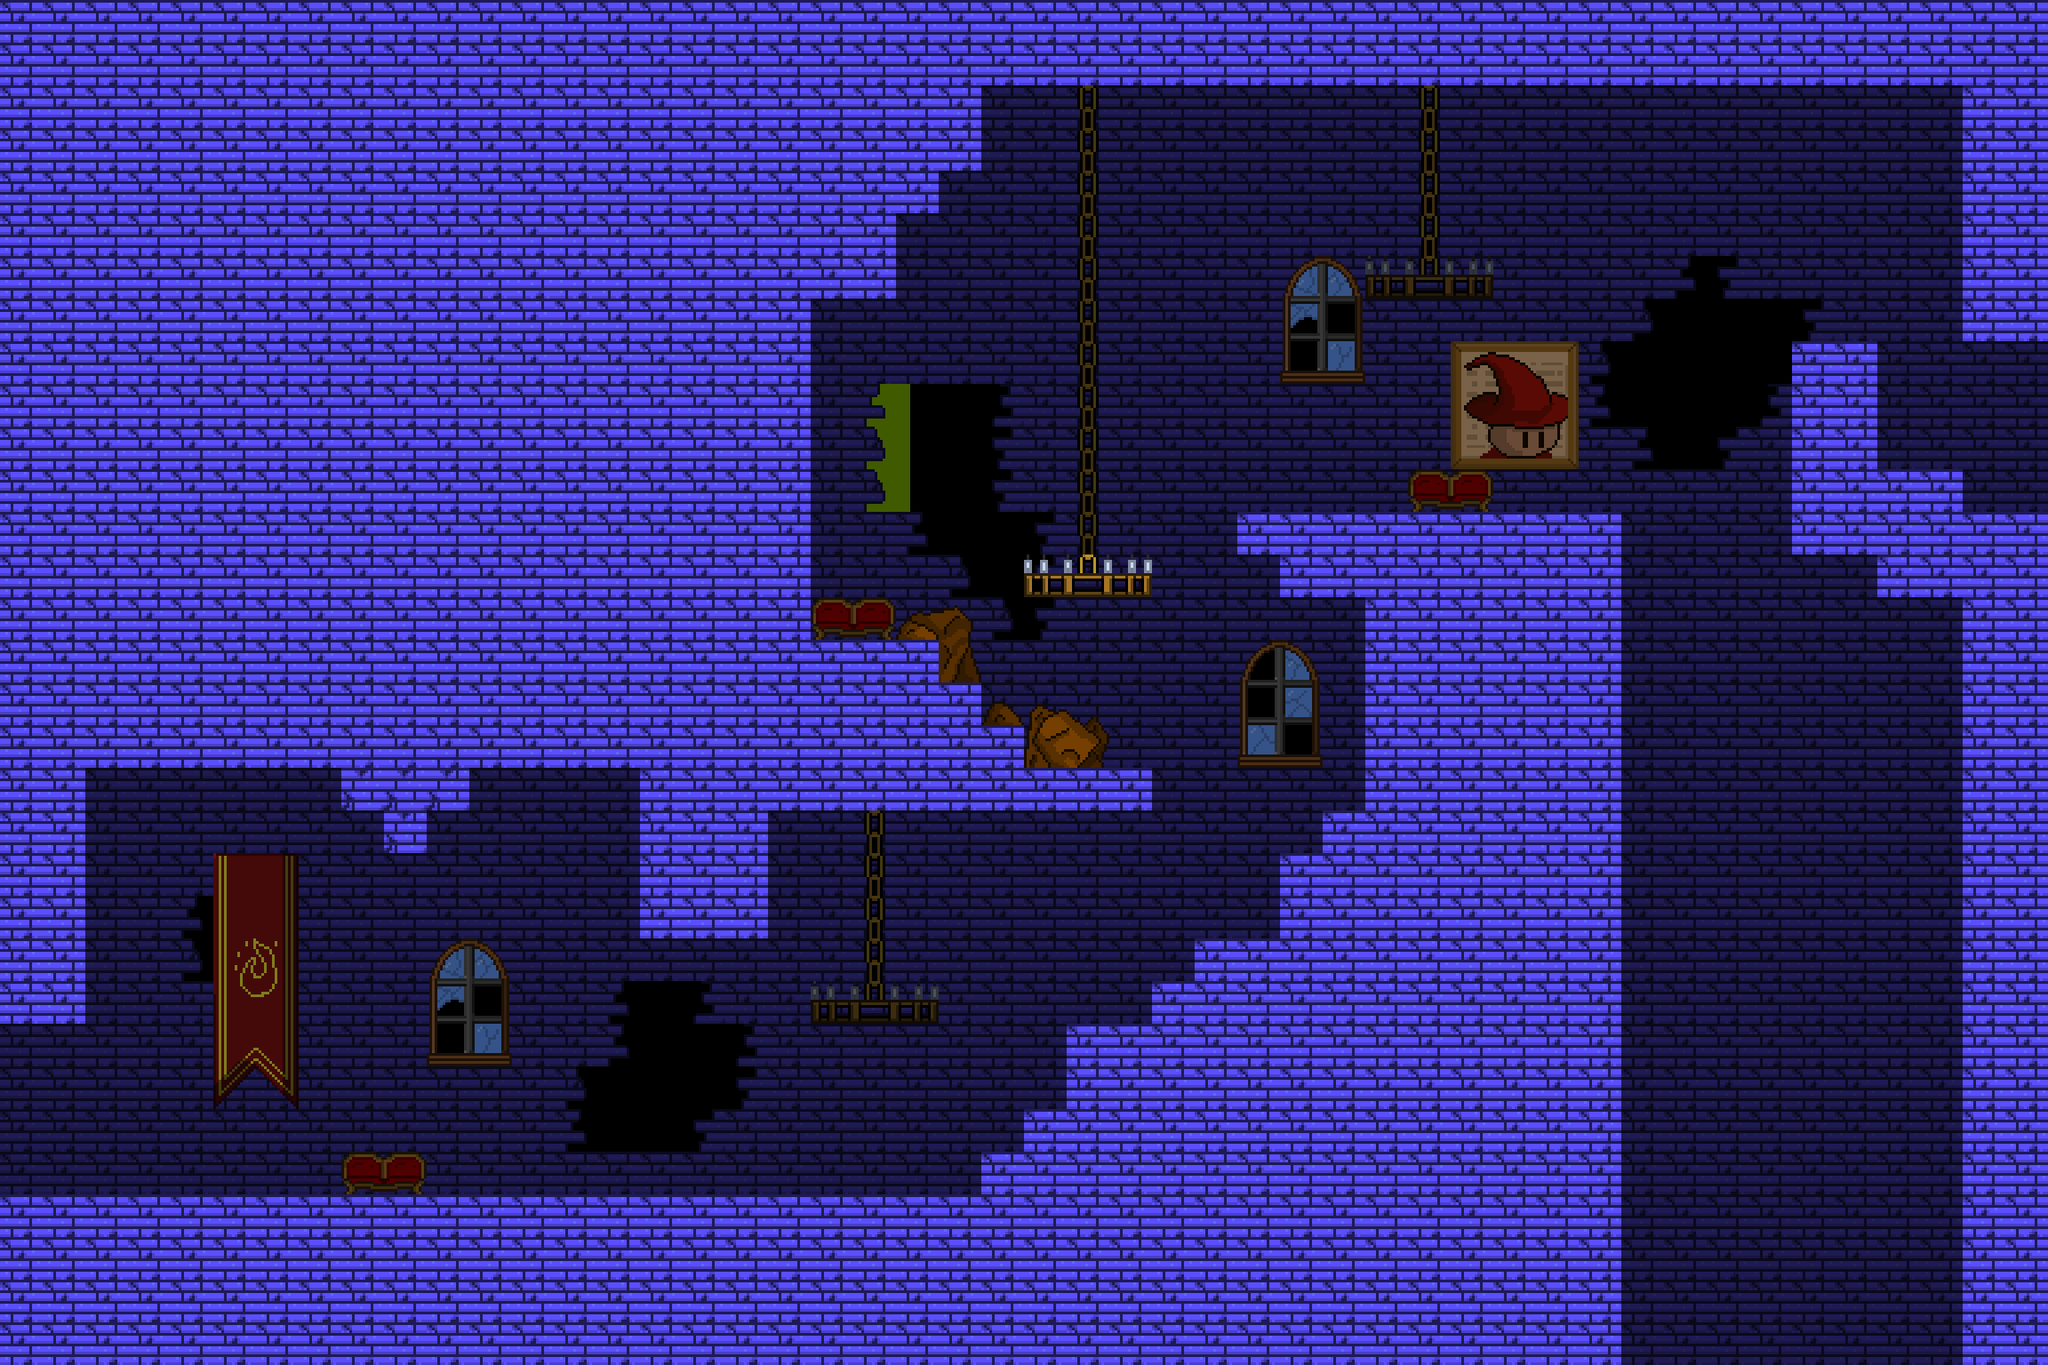

The image is a tile-based game level rendered from a .tmx file. Its description and source (layers, tilesets, objects; grid data summarised) follow:
An orthogonal 48x32 tile map with 48x48 px tiles, 2 tile layers (back_tiles, front), 3 image layers and 37 objects (3x SpawnPoint, 3x Portal, 2x TextBoxObject).

<map version="1.4" tiledversion="1.4.2" orientation="orthogonal" renderorder="right-down" width="48" height="32" tilewidth="48" tileheight="48" infinite="0" nextlayerid="17" nextobjectid="55">
 <properties>
  <property name="music" type="int" value="1" />
 </properties>
 <tileset firstgid="1" name="tileset01" tilewidth="48" tileheight="48" tilecount="176" columns="16">
  <image source="tilesets/tileset01.png" width="768" height="528" />
 </tileset>
 <imagelayer id="10" name="Image Layer 3">
  <image source="Backgrounds/ground_back.png" width="1024" height="576" />
  <properties>
   <property name="depth" type="int" value="3000" />
   <property name="parallax_x" type="float" value="1" />
   <property name="parallax_y" type="float" value="1" />
   <property name="repeat_y" type="bool" value="true" />
  </properties>
 </imagelayer>
 <imagelayer id="8" name="Image Layer 1">
  <image source="Backgrounds/ground_far.png" width="1024" height="576" />
  <properties>
   <property name="depth" type="int" value="2900" />
   <property name="parallax_x" type="float" value="0.8" />
   <property name="parallax_y" type="float" value="0.8" />
   <property name="repeat_y" type="bool" value="false" />
  </properties>
 </imagelayer>
 <imagelayer id="9" name="Image Layer 2">
  <image source="Backgrounds/ground_front.png" width="1024" height="576" />
  <properties>
   <property name="depth" type="int" value="2800" />
   <property name="parallax_x" type="float" value="0.9" />
   <property name="parallax_y" type="float" value="0.9" />
   <property name="repeat_y" type="bool" value="false" />
  </properties>
 </imagelayer>
 <layer id="11" name="back_tiles" width="48" height="32">
  <properties>
   <property name="depth" type="int" value="1000" />
   <property name="tileset" type="int" value="0" />
  </properties>
  <data>[1536 cells, 1508 non-empty, 19 distinct tile ids]</data>
 </layer>
 <layer id="12" name="front" width="48" height="32">
  <properties>
   <property name="depth" type="int" value="900" />
   <property name="tileset" type="int" value="0" />
  </properties>
  <data>[1536 cells, 66 non-empty, 41 distinct tile ids]</data>
 </layer>
 <objectgroup color="#ffaa00" id="16" name="spawnpoints">
  <object id="35" type="SpawnPoint" x="0" y="1152" width="48" height="48">
   <properties>
    <property name="id" type="int" value="0" />
   </properties>
  </object>
  <object id="37" type="SpawnPoint" x="1824" y="1200" width="48" height="48">
   <properties>
    <property name="id" type="int" value="1" />
   </properties>
  </object>
  <object id="38" type="SpawnPoint" x="2256" y="384" width="48" height="48">
   <properties>
    <property name="id" type="int" value="2" />
   </properties>
  </object>
 </objectgroup>
 <objectgroup id="14" name="objects">
  <object id="48" type="TextBoxObject" x="1632" y="384" width="144" height="144">
   <properties>
    <property name="lore" type="int" value="1" />
    <property name="text" value="this painting looks cool" />
   </properties>
  </object>
  <object id="50" type="TextBoxObject" x="1008" y="528" width="192" height="96">
   <properties>
    <property name="lore" type="int" value="2" />
    <property name="text" value="this place was absolutely destroyed" />
   </properties>
  </object>
 </objectgroup>
 <objectgroup color="#0000ff" id="13" name="walls">
  <properties>
   <property name="isWallLayer" type="bool" value="true" />
  </properties>
  <object id="3" x="-96" y="768" width="1200" height="96" />
  <object id="5" x="-96" y="1344" width="2496" height="192" />
  <object id="8" x="816" y="0" width="1584" height="96" />
  <object id="9" x="2208" y="96" width="192" height="288" />
  <object id="11" x="912" y="720" width="144" height="48" />
  <object id="12" x="1440" y="960" width="48" height="384" />
  <object id="13" x="864" y="864" width="432" height="48" />
  <object id="14" x="1104" y="816" width="48" height="48" />
  <object id="15" x="720" y="864" width="144" height="192" />
  <object id="16" x="1536" y="624" width="288" height="720" />
  <object id="17" x="1488" y="912" width="48" height="432" />
  <object id="22" x="1392" y="576" width="432" height="48" />
  <object id="23" x="2112" y="528" width="96" height="144" />
  <object id="24" x="816" y="96" width="96" height="672" />
  <object id="25" x="2208" y="576" width="192" height="768" />
  <object id="26" x="-96" y="864" width="192" height="288" />
  <object id="27" x="1344" y="1056" width="96" height="288" />
  <object id="28" x="1296" y="1104" width="48" height="240" />
  <object id="29" x="1200" y="1152" width="96" height="192" />
  <object id="30" x="1104" y="1296" width="48" height="48" />
  <object id="31" x="1152" y="1248" width="48" height="96" />
  <object id="33" x="1440" y="624" width="96" height="48" />
  <object id="34" x="1152" y="624" width="144" height="48" />
  <object id="39" x="912" y="96" width="192" height="96" />
  <object id="40" x="912" y="192" width="144" height="48" />
  <object id="42" x="912" y="240" width="96" height="96" />
  <object id="43" x="384" y="864" width="144" height="48" />
  <object id="44" x="432" y="912" width="48" height="48" />
  <object id="52" x="2016" y="384" width="96" height="240" />
 </objectgroup>
 <objectgroup color="#00ff00" id="15" name="doors">
  <object id="19" type="Portal" x="-144" y="1152" width="48" height="192">
   <properties>
    <property name="horizontal" type="bool" value="false" />
    <property name="id_point" type="int" value="1" />
    <property name="id_room" type="int" value="0" />
   </properties>
  </object>
  <object id="46" type="Portal" x="1824" y="1296" width="384" height="48">
   <properties>
    <property name="horizontal" type="bool" value="true" />
    <property name="id_point" type="int" value="0" />
    <property name="id_room" type="int" value="2" />
   </properties>
  </object>
  <object id="51" type="Portal" x="2352" y="384" width="48" height="192">
   <properties>
    <property name="horizontal" type="bool" value="false" />
    <property name="id_point" type="int" value="2" />
    <property name="id_room" type="int" value="32" />
   </properties>
  </object>
 </objectgroup>
</map>
